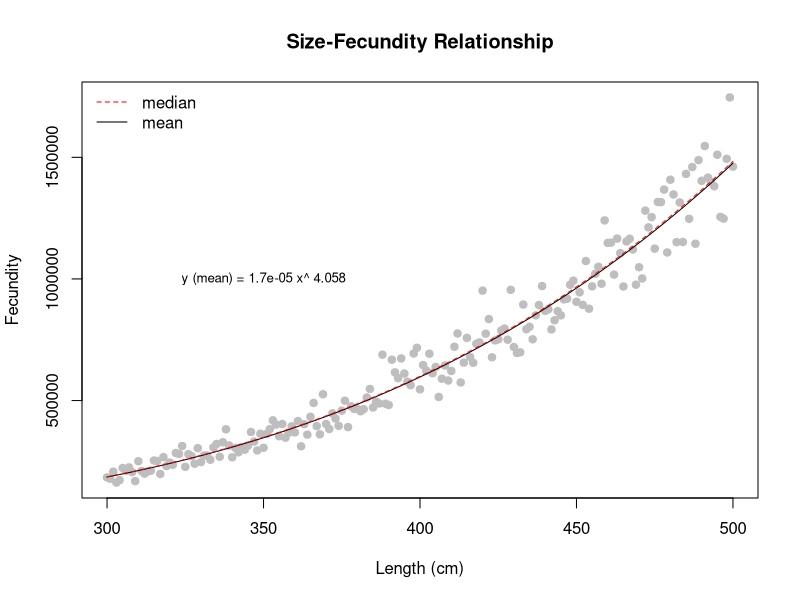

Write R code to recreate this figure.
# Example of a basic size-fecundity relationship
# Description: Fit a power function to body size and fecundity data
# Contact: sabrina.beyer@noaa.gov, NOAA Northwest Fisheries Science Center

# Data required: 
# 1) fish size (length or weight)
# 2) fecundity (obtained by either the autodiametric (AD), gravimetric, 
#    or other fecundity method)


# clear work space
rm(list=ls())

# ~~~~~~~~~~~~~
# Functions----
# ~~~~~~~~~~~~~
  # Bias correction function to return the mean instead of median from log-space
  # parameter estimation of a power function (only needed for alpha)
  # Background:
      # log-normal distribution: lognormal(u,sd^2)
      # median: exp(u)
      # mean:   exp(u + sd^2/2), same as: exp(u)*exp(0.5*sd^2)
  bias_correct <- function(model){
    alpha_med  <- exp(model$coefficients[1])
    beta       <- model$coefficients[2]
    sdres      <- sd(model$residuals) 
    alpha_mean <- alpha_med*exp(0.5*sdres^2)  
    return(as.numeric(c(alpha_mean, beta)))
  }

  
#~~~~~~~~~~~~~~~~~~~~~~~~~~~~~~~~~~~~~~~~
# Basic size-fecundity relationship----
#~~~~~~~~~~~~~~~~~~~~~~~~~~~~~~~~~~~~~~~~

 # Example:length-fecundity relationship

# ~~~~~~~~~~~~~~~~~~~
# Simulate data----
# ~~~~~~~~~~~~~~~~~~~
  # simulate some data for the example
  # log(fecundity) = log(alpha) + beta * log(length) + some noise
  xx            <- seq(300, 500, 1)                         # independent variable (using fish length here (mm) for the example, but this could be weight instead)
  log.alpha     <- -11.938                                  # intercept parameter of log-log linear model
  beta          <- 4.043                                    # slope parameter of log-log linear model (this is also the exponent parameter of the power function)  
  error         <- rlnorm(length(xx), meanlog=0, sdlog=0.1) # simulate some error
  log.fecundity <- log.alpha + beta*log(xx) + error  
  fecundity     <- exp(log.fecundity)                       # simulated fecundity data
  
  # create a data frame 
  mydf <- data.frame(xx,fecundity)

# ~~~~~~~~~~~~~~~~~~~~~~~~~
# Parameter estimation----
# ~~~~~~~~~~~~~~~~~~~~~~~~~
  # fit a simple linear model to the natural log transformed simulated data
  lm.mod         <- lm(log(fecundity)~log(xx), data=mydf)
  log.alpha.mod  <- coef(lm.mod)[1]
  alpha.mod      <- exp(log.alpha.mod)  # note, this is the median
  beta.mod       <- coef(lm.mod)[2]    
  
  # bias correct (bc) alpha to return the mean instead of median
  # beta remains the same
  bc.results.mod  <- bias_correct(lm.mod)
  bc.alpha.mod    <- bc.results.mod[1]
  
  # parameter estimates for the power function
  alpha.mod          # scaling coefficient median
  bc.alpha.mod       # scaling coefficient mean (bias corrected)
  beta.mod           # exponent

#~~~~~~~~~~~~~~~~~~~~~~~
# Visualize results----
#~~~~~~~~~~~~~~~~~~~~~~~
  # power function form 
  # fecundity = alpha * length ^ beta
  yy              <- alpha.mod    * xx ^ beta.mod
  yy.bias.correct <- bc.alpha.mod * xx ^ beta.mod
  
  # plot the simulated data and the model fit
  plot(fecundity~xx, data=mydf, main="Size-Fecundity Relationship", 
       pch=19, col="gray", 
       xlab="Length (cm)",
       ylab="Fecundity")   
  lines(yy~xx)
  lines(yy.bias.correct~xx, lty=2,col="red")
  legend("topleft", bty='n', legend = c("median","mean"), lty=c(2,1), col=c("red", "black"))
  text(350, 1.0e+06, labels=paste("y (mean) =",round(bc.alpha.mod,6),"x^",round(beta.mod,3), sep=" "), cex=0.8)

